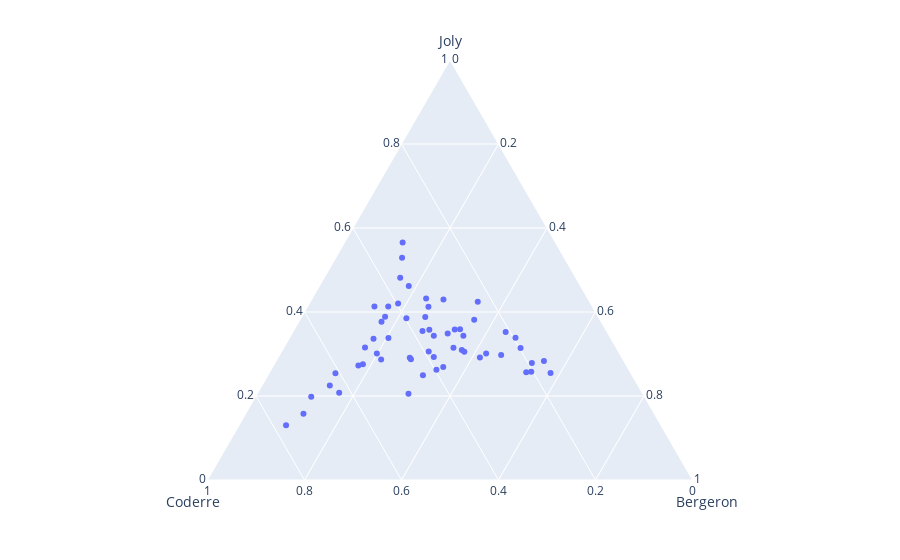

The code cell stored with this chart in its notebook:
### Code cell
import plotly.express as px
df = px.data.election()
fig = px.scatter_ternary(df, a="Joly", b="Coderre", c="Bergeron")
fig.show()

### Figure 1 — Plotly figure (JSON) as saved in the notebook; plotly's stock layout.template omitted (floating-point values rounded to 4 significant figures)
{"data": [{"a": [3024, 2675, 2532, 2514, 3044, 2316, 2543, 3330, 2852, 1656, 2873, 2815, 2788, 3234, 2431, 2081, 3959, 2822, 1641, 1908, 3578, 2438, 3291, 2849, 1894, 2282, 2271, 1220, 2039, 2782, 1402, 1076, 1172, 1286, 1232, 1578, 1636, 3262, 2648, 1266, 1157, 1908, 3717, 2943, 998, 1068, 690, 326, 3454, 3139, 2675, 2338, 1435, 1051, 423, 592, 419, 489], "b": [2481, 2525, 3348, 1734, 1770, 1455, 3252, 5456, 4734, 5737, 2979, 1827, 2331, 2670, 3673, 3612, 4308, 4104, 3931, 5387, 2432, 2566, 3347, 2476, 1451, 1906, 1347, 3668, 2878, 2201, 2420, 2184, 1589, 2526, 1873, 1644, 1548, 1773, 2040, 1165, 1193, 1325, 4201, 3536, 631, 595, 518, 332, 3694, 2746, 1546, 3509, 6591, 6229, 996, 540, 446, 491], "c": [1829, 1163, 2770, 4782, 5933, 3599, 2521, 1760, 1879, 958, 3430, 6408, 5748, 4962, 3155, 1554, 1320, 1459, 882, 1184, 3368, 2092, 2562, 2631, 754, 2169, 2827, 984, 2666, 5819, 1793, 691, 708, 851, 1182, 1950, 1503, 2653, 1437, 832, 653, 1205, 1642, 1330, 258, 226, 224, 131, 2589, 3250, 3679, 2178, 1085, 780, 643, 833, 465, 698], "hovertemplate": "Joly=%{a}<br>Coderre=%{b}<br>Bergeron=%{c}<extra></extra>", "legendgroup": "", "marker": {"color": "#636efa", "symbol": "circle"}, "mode": "markers", "name": "", "showlegend": false, "subplot": "ternary", "type": "scatterternary"}], "layout": {"autosize": true, "legend": {"tracegroupgap": 0}, "margin": {"t": 60}, "ternary": {"aaxis": {"title": {"text": "Joly"}}, "baxis": {"title": {"text": "Coderre"}}, "caxis": {"title": {"text": "Bergeron"}}, "domain": {"x": [0, 1], "y": [0, 1]}}}}
